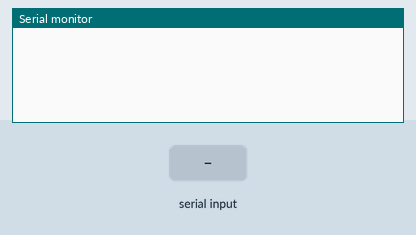
Recording of a sketch running on a simulated ESP32. Parts: the last lines printed to the serial monitor. Inputs (shaded band) come from the test bench.

Above: at 1.2 s.
1.3 s: "90,45\n" received over the second serial link
At 2.5 s:
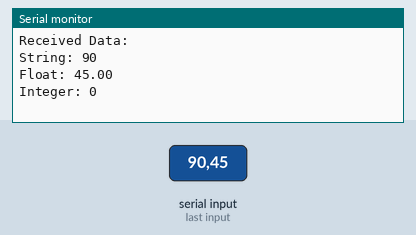
2.8 s: "%[^,],90,45\n" received over the second serial link
At 3.7 s:
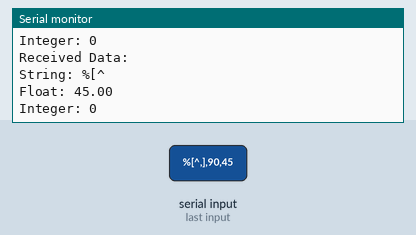

The sketch:

stm32-esp32-uart.ino
```cpp
#define RX_PIN 16
#define TX_PIN 17

String receivedString;
char strData[20];   // For string part
float floatData;
int intData;

void parseData(String data) {
    // Copy data to a modifiable buffer
    char buf[data.length() + 1];
    data.toCharArray(buf, sizeof(buf));

    // Extract values
    sscanf(buf, "%[^,],%f,%d", strData, &floatData, &intData);

    // Print extracted data
    Serial.println("Received Data:");
    Serial.print("String: "); Serial.println(strData);
    Serial.print("Float: "); Serial.println(floatData, 2);
    Serial.print("Integer: "); Serial.println(intData);
}

void setup() {
    Serial.begin(115200);  // Debug output
    Serial2.begin(9600, SERIAL_8N1, RX_PIN, TX_PIN);
}

void loop() {
    if (Serial2.available()) {
        receivedString = Serial2.readStringUntil('\n');  // Read incoming line
        parseData(receivedString);
    }
}
```

Measured:
- after the input at 1.3 s, the serial monitor: prints a new line at once (image 1)
- after the input at 2.8 s, the serial monitor: prints a new line at once (image 2)
